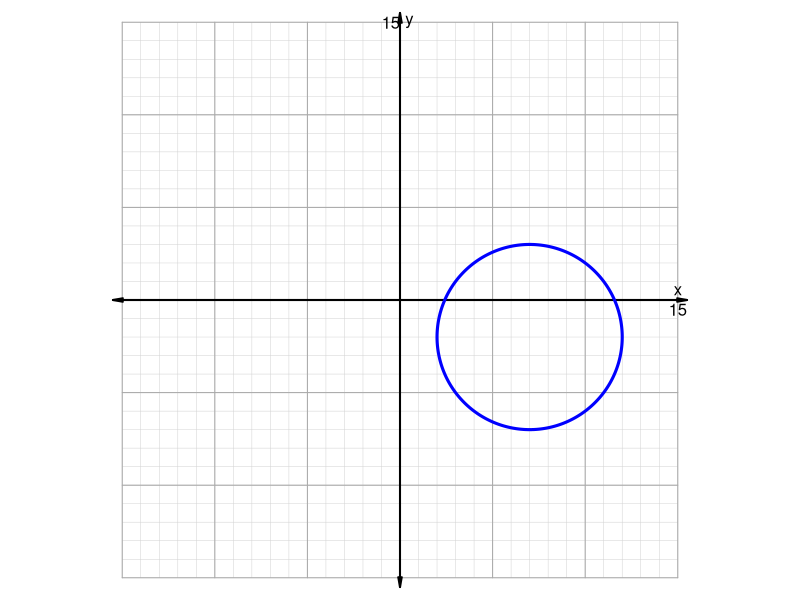

Recreate this plot in R.
## ---- chunk 1
while(T){
    hkr = sample(2:15,3)*c(sample(c(-1,1),2,T),1)
    h = hkr[1]
    k = hkr[2]
    r = abs(hkr[3])
    extrms = c(h-r,k-r,h+r,k+r)
    if(max(abs(extrms))<15){break}
}


ach = -15:15

sol1 = paste0(1*(ach==h),collapse="")
sol2 = paste0(1*(ach==k),collapse="")
sol3 = paste0(1*(ach==r),collapse="")

al = paste0("* ",ach,collapse="\n")

## ---- chunk 2
par(mar=c(0,0,0,0),pty="s")
plot(0,0,"n",axes=F,ann=F,xlim=c(-15,15),ylim=c(-15,15))
for(i in -15:15){
    lines(c(-15,15),c(i,i),col="lightgrey",lwd=0.5)
    lines(c(i,i),c(-15,15),col="lightgrey",lwd=0.5)
}
for(i in seq(-15,15,5)){
    lines(c(-15,15),c(i,i),col="darkgrey",lwd=1)
    lines(c(i,i),c(-15,15),col="darkgrey",lwd=1)
}
arrows(-15.5,0,15.5,0,0.1,10,3,lwd=2)
arrows(0,-15.5,0,15.5,0.1,10,3,lwd=2)
text(15,-0.5,"15")
text(15,0.5,"x")
text(-0.5,15,"15")
text(0.5,15,"y")

th = seq(0,2*pi,pi/300)
lines(h+r*cos(th),k+r*sin(th),lwd=3,col="blue")


## ---- chunk 3
eq = paste0("(x-",h,")^2+(y-",k,")^2=",r,"^2",collapse="")
eq = gsub("--","+",eq,fixed=T)
